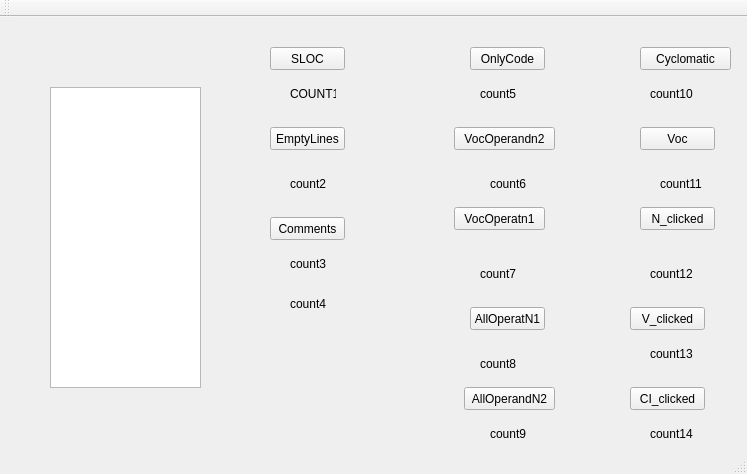
<?xml version="1.0" encoding="UTF-8"?>
<ui version="4.0">
 <class>MainWindow</class>
 <widget class="QMainWindow" name="MainWindow">
  <property name="geometry">
   <rect>
    <x>0</x>
    <y>0</y>
    <width>747</width>
    <height>474</height>
   </rect>
  </property>
  <property name="windowTitle">
   <string>MainWindow</string>
  </property>
  <widget class="QWidget" name="centralWidget">
   <widget class="QPlainTextEdit" name="plainTextEdit">
    <property name="geometry">
     <rect>
      <x>50</x>
      <y>70</y>
      <width>151</width>
      <height>301</height>
     </rect>
    </property>
   </widget>
   <widget class="QPushButton" name="SLOC">
    <property name="geometry">
     <rect>
      <x>270</x>
      <y>30</y>
      <width>75</width>
      <height>23</height>
     </rect>
    </property>
    <property name="text">
     <string>SLOC</string>
    </property>
   </widget>
   <widget class="QLabel" name="label">
    <property name="geometry">
     <rect>
      <x>290</x>
      <y>70</y>
      <width>46</width>
      <height>13</height>
     </rect>
    </property>
    <property name="text">
     <string>COUNT1</string>
    </property>
   </widget>
   <widget class="QPushButton" name="EmptyLines">
    <property name="geometry">
     <rect>
      <x>270</x>
      <y>110</y>
      <width>75</width>
      <height>23</height>
     </rect>
    </property>
    <property name="text">
     <string>EmptyLines</string>
    </property>
   </widget>
   <widget class="QLabel" name="label_2">
    <property name="geometry">
     <rect>
      <x>290</x>
      <y>160</y>
      <width>46</width>
      <height>13</height>
     </rect>
    </property>
    <property name="text">
     <string>count2</string>
    </property>
   </widget>
   <widget class="QPushButton" name="Comments">
    <property name="geometry">
     <rect>
      <x>270</x>
      <y>200</y>
      <width>75</width>
      <height>23</height>
     </rect>
    </property>
    <property name="text">
     <string>Comments</string>
    </property>
   </widget>
   <widget class="QLabel" name="label_3">
    <property name="geometry">
     <rect>
      <x>290</x>
      <y>240</y>
      <width>46</width>
      <height>13</height>
     </rect>
    </property>
    <property name="text">
     <string>count3</string>
    </property>
   </widget>
   <widget class="QLabel" name="label_4">
    <property name="geometry">
     <rect>
      <x>290</x>
      <y>280</y>
      <width>46</width>
      <height>13</height>
     </rect>
    </property>
    <property name="text">
     <string>count4</string>
    </property>
   </widget>
   <widget class="QPushButton" name="OnlyCode">
    <property name="geometry">
     <rect>
      <x>470</x>
      <y>30</y>
      <width>75</width>
      <height>23</height>
     </rect>
    </property>
    <property name="text">
     <string>OnlyCode</string>
    </property>
   </widget>
   <widget class="QLabel" name="label_5">
    <property name="geometry">
     <rect>
      <x>480</x>
      <y>70</y>
      <width>46</width>
      <height>13</height>
     </rect>
    </property>
    <property name="text">
     <string>count5</string>
    </property>
   </widget>
   <widget class="QLabel" name="label_6">
    <property name="geometry">
     <rect>
      <x>490</x>
      <y>160</y>
      <width>46</width>
      <height>13</height>
     </rect>
    </property>
    <property name="text">
     <string>count6</string>
    </property>
   </widget>
   <widget class="QPushButton" name="VocOperandn2">
    <property name="geometry">
     <rect>
      <x>454</x>
      <y>110</y>
      <width>101</width>
      <height>23</height>
     </rect>
    </property>
    <property name="text">
     <string>VocOperandn2</string>
    </property>
   </widget>
   <widget class="QPushButton" name="VocOperatn1">
    <property name="geometry">
     <rect>
      <x>454</x>
      <y>190</y>
      <width>91</width>
      <height>23</height>
     </rect>
    </property>
    <property name="text">
     <string>VocOperatn1</string>
    </property>
   </widget>
   <widget class="QLabel" name="label_7">
    <property name="geometry">
     <rect>
      <x>480</x>
      <y>250</y>
      <width>46</width>
      <height>13</height>
     </rect>
    </property>
    <property name="text">
     <string>count7</string>
    </property>
   </widget>
   <widget class="QPushButton" name="AllOperatN1">
    <property name="geometry">
     <rect>
      <x>470</x>
      <y>290</y>
      <width>75</width>
      <height>23</height>
     </rect>
    </property>
    <property name="text">
     <string>AllOperatN1</string>
    </property>
   </widget>
   <widget class="QLabel" name="label_8">
    <property name="geometry">
     <rect>
      <x>480</x>
      <y>340</y>
      <width>46</width>
      <height>13</height>
     </rect>
    </property>
    <property name="text">
     <string>count8</string>
    </property>
   </widget>
   <widget class="QPushButton" name="AllOperandN2">
    <property name="geometry">
     <rect>
      <x>464</x>
      <y>370</y>
      <width>91</width>
      <height>23</height>
     </rect>
    </property>
    <property name="text">
     <string>AllOperandN2</string>
    </property>
   </widget>
   <widget class="QLabel" name="label_9">
    <property name="geometry">
     <rect>
      <x>490</x>
      <y>410</y>
      <width>46</width>
      <height>13</height>
     </rect>
    </property>
    <property name="text">
     <string>count9</string>
    </property>
   </widget>
   <widget class="QPushButton" name="Cyclomatic">
    <property name="geometry">
     <rect>
      <x>640</x>
      <y>30</y>
      <width>91</width>
      <height>23</height>
     </rect>
    </property>
    <property name="text">
     <string>Cyclomatic</string>
    </property>
   </widget>
   <widget class="QLabel" name="label_10">
    <property name="geometry">
     <rect>
      <x>650</x>
      <y>70</y>
      <width>46</width>
      <height>13</height>
     </rect>
    </property>
    <property name="text">
     <string>count10</string>
    </property>
   </widget>
   <widget class="QPushButton" name="Voc">
    <property name="geometry">
     <rect>
      <x>640</x>
      <y>110</y>
      <width>75</width>
      <height>23</height>
     </rect>
    </property>
    <property name="text">
     <string>Voc</string>
    </property>
   </widget>
   <widget class="QLabel" name="label_11">
    <property name="geometry">
     <rect>
      <x>660</x>
      <y>160</y>
      <width>46</width>
      <height>13</height>
     </rect>
    </property>
    <property name="text">
     <string>count11</string>
    </property>
   </widget>
   <widget class="QPushButton" name="N_clicked">
    <property name="geometry">
     <rect>
      <x>640</x>
      <y>190</y>
      <width>75</width>
      <height>23</height>
     </rect>
    </property>
    <property name="text">
     <string>N_clicked</string>
    </property>
   </widget>
   <widget class="QLabel" name="label_12">
    <property name="geometry">
     <rect>
      <x>650</x>
      <y>250</y>
      <width>46</width>
      <height>13</height>
     </rect>
    </property>
    <property name="text">
     <string>count12</string>
    </property>
   </widget>
   <widget class="QPushButton" name="V_clicked">
    <property name="geometry">
     <rect>
      <x>630</x>
      <y>290</y>
      <width>75</width>
      <height>23</height>
     </rect>
    </property>
    <property name="text">
     <string>V_clicked</string>
    </property>
   </widget>
   <widget class="QLabel" name="label_13">
    <property name="geometry">
     <rect>
      <x>650</x>
      <y>330</y>
      <width>46</width>
      <height>13</height>
     </rect>
    </property>
    <property name="text">
     <string>count13</string>
    </property>
   </widget>
   <widget class="QPushButton" name="CI_clicked">
    <property name="geometry">
     <rect>
      <x>630</x>
      <y>370</y>
      <width>75</width>
      <height>23</height>
     </rect>
    </property>
    <property name="text">
     <string>CI_clicked</string>
    </property>
   </widget>
   <widget class="QLabel" name="label_14">
    <property name="geometry">
     <rect>
      <x>650</x>
      <y>410</y>
      <width>46</width>
      <height>13</height>
     </rect>
    </property>
    <property name="text">
     <string>count14</string>
    </property>
   </widget>
  </widget>
  <widget class="QMenuBar" name="menuBar">
   <property name="geometry">
    <rect>
     <x>0</x>
     <y>0</y>
     <width>747</width>
     <height>19</height>
    </rect>
   </property>
  </widget>
  <widget class="QToolBar" name="mainToolBar">
   <attribute name="toolBarArea">
    <enum>TopToolBarArea</enum>
   </attribute>
   <attribute name="toolBarBreak">
    <bool>false</bool>
   </attribute>
  </widget>
  <widget class="QStatusBar" name="statusBar"/>
 </widget>
 <layoutdefault spacing="6" margin="11"/>
 <resources/>
 <connections/>
</ui>
